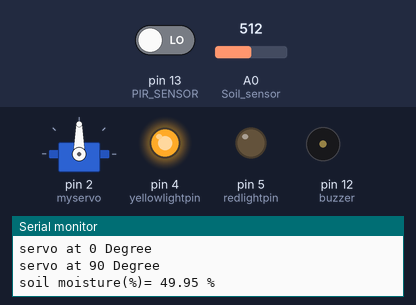
A sketch run on a simulated Arduino Uno, built with avr-gcc and run on an emulated ATmega328P. On the bench: servo, output pins drawn as LEDs (lit = HIGH), buzzer (waves = sounding), the last lines printed to the serial monitor. The inputs (shaded band) are chosen by the test bench; at power-on: pin 13 (PIR_SENSOR) LOW, A0 (Soil_sensor) = 512. Pins used as bus, display or sensor lines are not drawn.

Above: at 6.8 s.
6.9 s: pin 13 (PIR_SENSOR) driven HIGH
At 8.3 s:
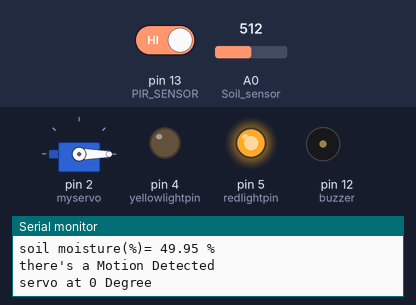
At 9.0 s:
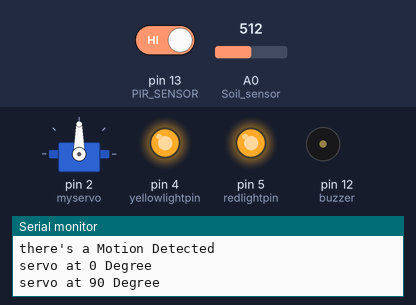
11.4 s: pin 13 (PIR_SENSOR) driven LOW
At 14.9 s:
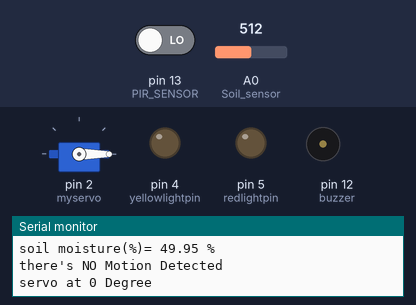
Timing chart, 0 to 25.0 s (numbered marks = the images above; inputs shaded):
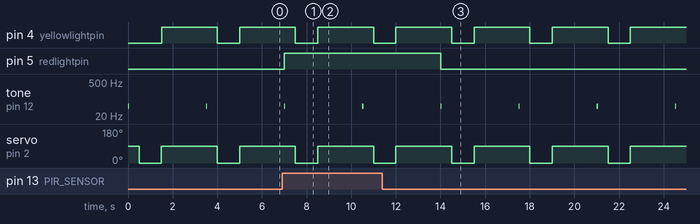

Measured:
- after the input at 6.9 s, pin 5 (redlightpin): LOW → HIGH after 0.10 s
- after the input at 11.4 s, pin 5 (redlightpin): HIGH → LOW after 2.6 s
- by itself, pin 4 (yellowlightpin): alternates HIGH for 2.5 s and LOW for 1.0 s
- by itself, tone on pin 12 (buzzer): alternates 50 Hz for 0.05 s and silent for 3.5 s
- by itself, servo on pin 2 (myservo): alternates 90° for 2.5 s and 0° for 1.0 s

The sketch:

heat.ino
```cpp
#define PIR_SENSOR 13

#include <Servo.h>

Servo myservo;

#define buzzer 12

#define redlightpin 5
#define yellowlightpin 4
#define greenlightpin 0

#define Soil_sensor A0

void BuzzerOn() {
  digitalWrite(buzzer, HIGH);
  tone(buzzer,50,50);
  digitalWrite (redlightpin, HIGH);
  digitalWrite (greenlightpin, LOW);
  Serial.println("there's a Motion Detected");
  delay(500);
}

void BuzzerOff () {
  digitalWrite(buzzer, LOW);
  tone(buzzer,50,50);
  digitalWrite (greenlightpin, HIGH);
  digitalWrite (redlightpin, LOW);
  Serial.println("there's NO Motion Detected");
  delay(500);
}

void setup() {
  // put your setup code here, to run once:
  Serial.begin(9600);
  myservo.attach(2);

  pinMode(PIR_SENSOR,INPUT);

  pinMode(buzzer, OUTPUT);

  pinMode(redlightpin, OUTPUT);
  pinMode(yellowlightpin, OUTPUT);
  pinMode(greenlightpin, OUTPUT);

}

void loop() {

  // put your main code here, to run repeatedly:
  long Status = digitalRead(PIR_SENSOR);
  if (Status == HIGH){
    BuzzerOn();
  }
  else{
    BuzzerOff();
  }

  myservo.write(0);
  Serial.println("servo at 0 Degree");
  digitalWrite(yellowlightpin,LOW);

  delay(1000);

  myservo.write(90);
  Serial.println("servo at 90 Degree");
  digitalWrite(yellowlightpin,HIGH);
  delay(1000);


  float moisture_percentage;
  moisture_percentage = (100.00 - ((analogRead(Soil_sensor)/1023.00) * 100.00));
  Serial.print("soil moisture(%)= ");
  Serial.print(moisture_percentage);
  Serial.println(" %");
  delay(1000);
}
```
